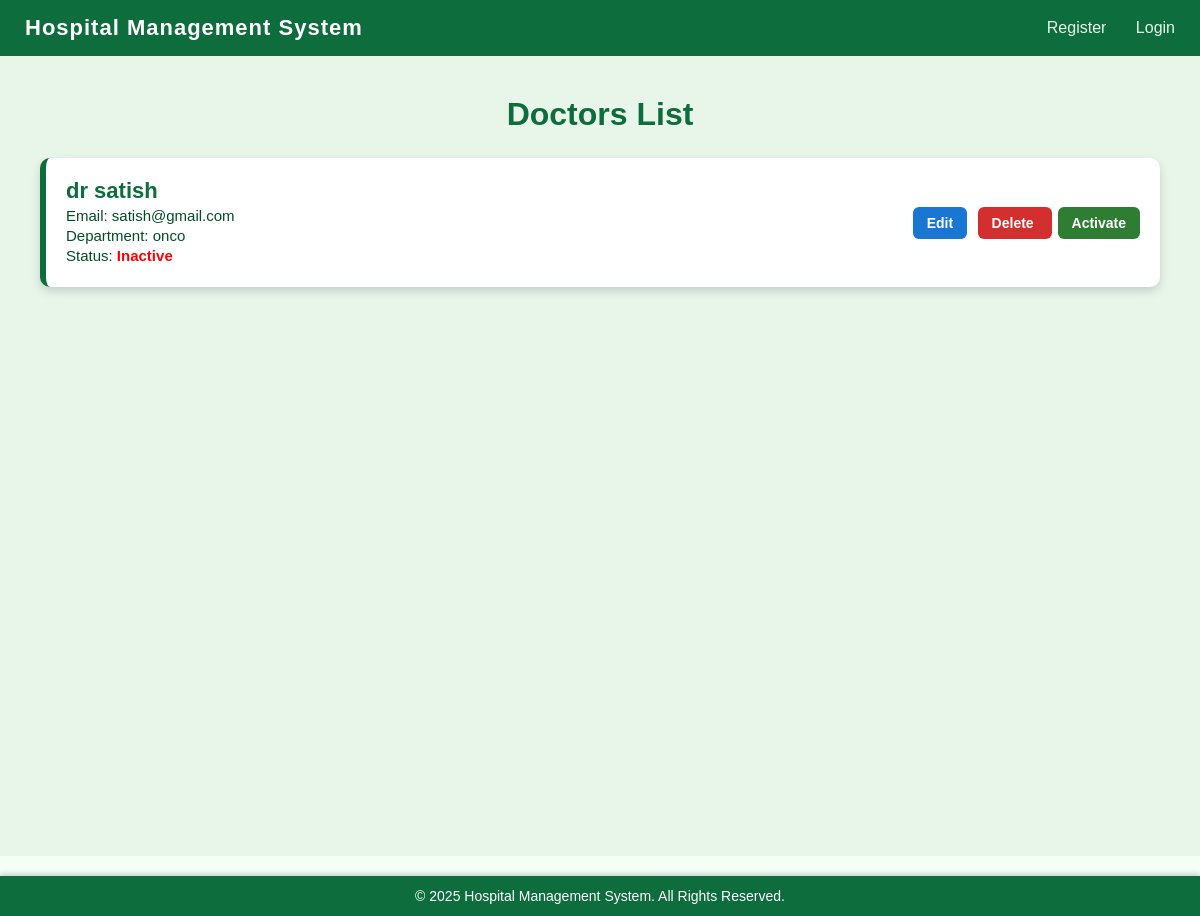
The page /admin_dashboard/view_doctor/3 on the database its author committed.
### app.py (models this page shows)
class User(db.Model):
    __tablename__='users'
    id=db.Column(db.Integer,primary_key=True)
    username=db.Column(db.String(150),unique=True,nullable=False)
    email=db.Column(db.String(150),unique=True,nullable=False)
    password=db.Column(db.String(150),nullable=False)
    role=db.Column(db.String(50),nullable=False)#eg doctor admin patient
    created_at=db.Column(db.DateTime,default=datetime.utcnow)
    department_id=db.Column(db.Integer,db.ForeignKey('departments.id'),nullable=True)
    department=db.relationship("Department",back_populates="doctors")
    experience=db.Column(db.Integer,nullable=True)
    qualifications=db.Column(db.String(250),nullable=True)
    blacklisted=db.Column(db.Boolean, default=False)
    availabilities = db.relationship('DoctorAvailability', back_populates='doctor', cascade="all, delete-orphan")

class Department(db.Model):
    __tablename__='departments'
    id=db.Column(db.Integer,primary_key=True)
    department_name=db.Column(db.String(100),unique=True,nullable=False)
    description=db.Column(db.Text,nullable=True)
    doctors=db.relationship("User",back_populates="department")

### app.py (the view)
@app.route('/admin_dashboard/view_doctor/<int:dept_id>')
def view_dct(dept_id):
    doctors=User.query.filter_by(department_id=dept_id)
    return render_template('view_doctor.html',doctors=doctors)

### templates/view_doctor.html (shortened to what this page needs)
{% extends "base.html" %}
{% block content %}
<div class="page-container">
    <h1 class="page-title">Doctors List</h1>
    {% for doc in doctors %}
    <div class="doctor-card">
        <div class="doctor-info">
            <h3>{{ doc.username }}</h3>
            <p>Email: {{ doc.email }}</p>
            <p>Department: {{ doc.department.department_name }}</p>
            <p>Status:
                {% if doc.is_active %}
                    <strong style="color: green;">Active</strong>
                {% else %}
                    <strong style="color: red;">Inactive</strong>
                {% endif %}
            </p>
        </div>
        <div class="action-buttons">
            <a href="/edit_doctor/{{ doc.id }}" class="edit-btn">Edit</a>
            <a href="{{ url_for('delete_doctor', doctor_id=doc.id) }}" class="delete-btn"
               onclick="return confirm('Are you sure you want to delete this doctor?');">
               Delete
            </a>
            {% if doc.is_active %}
                <a href="/deactivate_doctor/{{ doc.id }}" class="disable-btn">Disable</a>
            {% else %}
                <a href="/activate_doctor/{{ doc.id }}" class="activate-btn">Activate</a>
            {% endif %}
        </div>
    </div>
    {% endfor %}
</div>
{% endblock %}

### templates/base.html (style rules this page uses)
* { margin: 0; padding: 0; box-sizing: border-box; font-family: Arial, Helvetica, sans-serif; }
body { background: #f4fff7; padding-bottom: 60px; }

### templates/view_doctor.html (style rules this page uses)
.page-container { padding: 40px; background: #e8f5e9; min-height: 100vh; }
.page-title { text-align: center; font-size: 32px; color: #0d6d3d; margin-bottom: 25px; font-weight: 700; }
.doctor-card { background: white; padding: 20px; margin-bottom: 18px; border-radius: 10px; border-left: 6px solid #0d6d3d; box-shadow: 0 4px 10px rgba(0,0,0,0.15); display: flex; justify-content: space-between; align-items: center; }
.doctor-info h3 { margin: 0; color: #0d6d3d; font-size: 22px; }
.doctor-info p { margin: 3px 0; font-size: 15px; color: #004d25; }
.action-buttons a { padding: 8px 14px; text-decoration: none; border-radius: 6px; font-size: 14px; margin-left: 6px; font-weight: 600; transition: 0.3s; }
.edit-btn { background: #1976d2; color: white; }
.delete-btn { background: #d32f2f; color: white; }
.activate-btn { background: #2e7d32; color: white; }

### rows shown on the page
User: username "dr satish", email "satish@gmail.com", department.department_name "onco"
